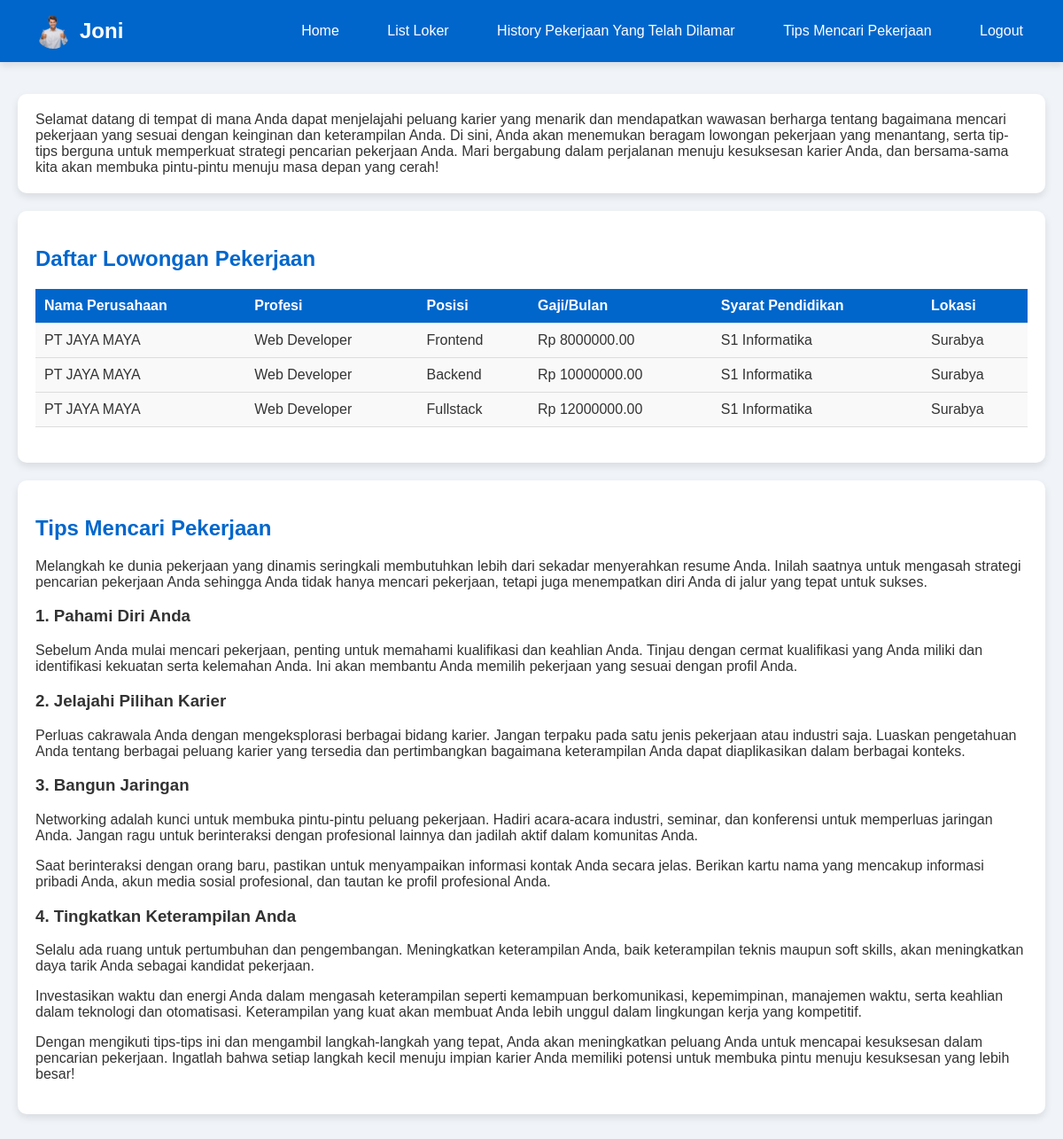
The page /index.php (signed in) on the database its author committed.
### tables this page shows
CREATE TABLE `loker` (
  `id` INT(11) NOT NULL,
  `id_perusahaan` INT(11) NOT NULL,
  `profesi` VARCHAR(100) DEFAULT NULL,
  `posisi` VARCHAR(100) DEFAULT NULL,
  `gaji` DECIMAL(10,2) DEFAULT NULL,
  `syaratpendidikan` VARCHAR(100) DEFAULT NULL,
  `lokasi` VARCHAR(100) DEFAULT NULL,
  `usiamin` INT(11) DEFAULT NULL,
  `usiamax` INT(11) DEFAULT NULL,
  `prioritasgender` VARCHAR(10) DEFAULT NULL
);

CREATE TABLE `akun_perusahaan` (
  `id` INT(11) NOT NULL,
  `nama` VARCHAR(100) NOT NULL,
  `foto_profil` VARCHAR(255) DEFAULT NULL,
  `email` VARCHAR(100) NOT NULL,
  `password` VARCHAR(255) NOT NULL
);

### php/logic/Database.php (called while the page is built, shortened)
<?php
    class Database {
        private $host = 'localhost';
        private $username = 'root';
        private $password = '';
        private $database = 'dbwebinfoloker';
        private $conn;
        public function __construct() {
            $this->conn = mysqli_connect($this->host, $this->username, $this->password, $this->database);
        }
        public function get_connection() {
            return $this->conn;
        }
    }
?>

### php/logic/MysqliQuery.php (called while the page is built, shortened)
<?php
require_once('Database.php');
class MysqliQuery extends Database {
    public function get_loker_for_index_pencari_kerja() {
        $loker = array();
        $sql = "SELECT akun_perusahaan.nama,
                       loker.profesi,
                       loker.posisi,
                       loker.gaji,
                       loker.syaratpendidikan,
                       loker.lokasi
                FROM loker
                INNER JOIN akun_perusahaan ON loker.id_perusahaan=akun_perusahaan.id
                LIMIT 3";
        $result = mysqli_query($this->get_connection(), $sql);
        if ($result) {
            while ($row = mysqli_fetch_assoc($result)) {
                $loker[] = $row;
            }
        } else {
            return "error : mysqli error";
        }
        return $loker;
    }
}
?>

### php/template/index_pencari_kerja.php (the view)
<?php
    require_once('./php/logic/MysqliQuery.php');
    $mysqliQuery = new MysqliQuery();
    $loker = $mysqliQuery->get_loker_for_index_pencari_kerja();
?>
<p id="welcoming"> Selamat datang di tempat di mana Anda dapat menjelajahi peluang karier yang menarik dan mendapatkan wawasan berharga tentang bagaimana mencari pekerjaan yang sesuai dengan keinginan dan keterampilan Anda. Di sini, Anda akan menemukan beragam lowongan pekerjaan yang menantang, serta tip-tips berguna untuk memperkuat strategi pencarian pekerjaan Anda. Mari bergabung dalam perjalanan menuju kesuksesan karier Anda, dan bersama-sama kita akan membuka pintu-pintu menuju masa depan yang cerah!</p>
<div class="daftarLokerDivHome">
    <h2>Daftar Lowongan Pekerjaan</h2>
    <table>
        <thead>
            <tr>
                <th>Nama Perusahaan</th>
                <th>Profesi</th>
                <th>Posisi</th>
                <th>Gaji/Bulan</th>
                <th>Syarat Pendidikan</th>
                <th>Lokasi</th>
            </tr>
        </thead>
        <tbody>
            <?php foreach($loker as $row) : ?>
                <tr>
                    <td><?php echo $row['nama']; ?></td>
                    <td><?php echo $row['profesi']; ?></td>
                    <td><?php echo $row['posisi']; ?></td>
                    <td><?php echo "Rp " . $row['gaji']; ?></td>
                    <td><?php echo $row['syaratpendidikan']; ?></td>
                    <td><?php echo $row['lokasi']; ?></td>
                </tr>
            <?php endforeach; ?>
        </tbody>
    </table>
</div>
<div class="tipsMencariPekerjaanHome">
    <h2>Tips Mencari Pekerjaan</h2>
    <p>Melangkah ke dunia pekerjaan yang dinamis seringkali membutuhkan lebih dari sekadar menyerahkan resume Anda. Inilah saatnya untuk mengasah strategi pencarian pekerjaan Anda sehingga Anda tidak hanya mencari pekerjaan, tetapi juga menempatkan diri Anda di jalur yang tepat untuk sukses.</p>
    <h3>1. Pahami Diri Anda</h3>
    <p>Sebelum Anda mulai mencari pekerjaan, penting untuk memahami kualifikasi dan keahlian Anda. Tinjau dengan cermat kualifikasi yang Anda miliki dan identifikasi kekuatan serta kelemahan Anda. Ini akan membantu Anda memilih pekerjaan yang sesuai dengan profil Anda.</p>
    <h3>2. Jelajahi Pilihan Karier</h3>
    <p>Perluas cakrawala Anda dengan mengeksplorasi berbagai bidang karier. Jangan terpaku pada satu jenis pekerjaan atau industri saja. Luaskan pengetahuan Anda tentang berbagai peluang karier yang tersedia dan pertimbangkan bagaimana keterampilan Anda dapat diaplikasikan dalam berbagai konteks.</p>
    <h3>3. Bangun Jaringan</h3>
    <p>Networking adalah kunci untuk membuka pintu-pintu peluang pekerjaan. Hadiri acara-acara industri, seminar, dan konferensi untuk memperluas jaringan Anda. Jangan ragu untuk berinteraksi dengan profesional lainnya dan jadilah aktif dalam komunitas Anda.</p>
    <p>Saat berinteraksi dengan orang baru, pastikan untuk menyampaikan informasi kontak Anda secara jelas. Berikan kartu nama yang mencakup informasi pribadi Anda, akun media sosial profesional, dan tautan ke profil profesional Anda.</p>
    <h3>4. Tingkatkan Keterampilan Anda</h3>
    <p>Selalu ada ruang untuk pertumbuhan dan pengembangan. Meningkatkan keterampilan Anda, baik keterampilan teknis maupun soft skills, akan meningkatkan daya tarik Anda sebagai kandidat pekerjaan.</p>
    <p>Investasikan waktu dan energi Anda dalam mengasah keterampilan seperti kemampuan berkomunikasi, kepemimpinan, manajemen waktu, serta keahlian dalam teknologi dan otomatisasi. Keterampilan yang kuat akan membuat Anda lebih unggul dalam lingkungan kerja yang kompetitif.</p>
    <p>Dengan mengikuti tips-tips ini dan mengambil langkah-langkah yang tepat, Anda akan meningkatkan peluang Anda untuk mencapai kesuksesan dalam pencarian pekerjaan. Ingatlah bahwa setiap langkah kecil menuju impian karier Anda memiliki potensi untuk membuka pintu menuju kesuksesan yang lebih besar!</p>
</div>

### css/index.css (style rules this page uses)
body { font-family: Arial, sans-serif; background-color: #f0f4f8; color: #333; margin: 0; padding: 0; }
#welcoming, .daftarLokerDivHome, .tipsMencariPekerjaanHome, .allDaftarLokerDiv, .formTambahLoker, .allTipsDiv, .historyDiv { background-color: #ffffff; border-radius: 10px; padding: 20px; box-shadow: 0 4px 8px rgba(0, 0, 0, 0.1); margin-bottom: 20px; }
h2 { color: #0066cc; }
table { width: 100%; border-collapse: collapse; margin-bottom: 20px; }
thead { background-color: #0066cc; color: #ffffff; }
th, td { padding: 10px; text-align: left; border-bottom: 1px solid #dddddd; }
th { font-weight: bold; }
td { background-color: #f9f9f9; }

### rows shown on the page
loker: id_perusahaan.nama "PT JAYA MAYA", profesi "Web Developer", posisi "Frontend", gaji "8000000.00", syaratpendidikan "S1 Informatika", lokasi "Surabya"
loker: id_perusahaan.nama "PT JAYA MAYA", profesi "Web Developer", posisi "Backend", gaji "10000000.00", syaratpendidikan "S1 Informatika", lokasi "Surabya"
loker: id_perusahaan.nama "PT JAYA MAYA", profesi "Web Developer", posisi "Fullstack", gaji "12000000.00", syaratpendidikan "S1 Informatika", lokasi "Surabya"

### other values the page prints
$_SESSION['nama'] "Joni"
